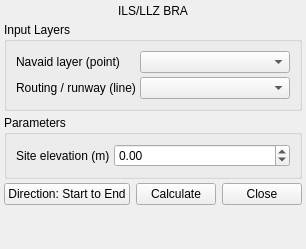
<?xml version="1.0" encoding="UTF-8"?>
<ui version="4.0">
 <class>IlsLlzPanel</class>
 <widget class="QWidget" name="IlsLlzPanel">
  <property name="sizePolicy">
   <sizepolicy hsizetype="Preferred" vsizetype="Minimum">
    <horstretch>0</horstretch>
    <verstretch>0</verstretch>
   </sizepolicy>
  </property>
  <property name="minimumSize">
   <size>
    <width>260</width>
    <height>140</height>
   </size>
  </property>
  <layout class="QVBoxLayout" name="verticalLayout">
   <property name="spacing">
    <number>4</number>
   </property>
   <property name="topMargin">
    <number>4</number>
   </property>
   <property name="bottomMargin">
    <number>4</number>
   </property>
   <property name="leftMargin">
    <number>4</number>
   </property>
   <property name="rightMargin">
    <number>4</number>
   </property>
   <item>
    <widget class="QLabel" name="lblTitle">
     <property name="text">
      <string>ILS/LLZ BRA</string>
     </property>
     <property name="alignment">
      <set>Qt::AlignHCenter</set>
     </property>
    </widget>
   </item>
   <item>
   <widget class="QGroupBox" name="grpInputLayers">
     <property name="title">
      <string>Input Layers</string>
     </property>
     <property name="sizePolicy">
      <sizepolicy hsizetype="Preferred" vsizetype="Fixed">
       <horstretch>0</horstretch>
       <verstretch>0</verstretch>
      </sizepolicy>
     </property>
     <layout class="QFormLayout" name="formInputLayers">
      <property name="horizontalSpacing">
       <number>4</number>
      </property>
      <property name="verticalSpacing">
       <number>4</number>
      </property>
      <item row="0" column="0">
       <widget class="QLabel" name="lblNavaidLayer">
        <property name="text">
         <string>Navaid layer (point)</string>
        </property>
       </widget>
      </item>
      <item row="0" column="1">
       <widget class="QComboBox" name="cboNavaidLayer"/>
      </item>
      <item row="1" column="0">
       <widget class="QLabel" name="lblRoutingLayer">
        <property name="text">
         <string>Routing / runway (line)</string>
        </property>
       </widget>
      </item>
      <item row="1" column="1">
       <widget class="QComboBox" name="cboRoutingLayer"/>
      </item>
     </layout>
    </widget>
   </item>
   <item>
   <widget class="QGroupBox" name="grpParameters">
     <property name="title">
      <string>Parameters</string>
     </property>
     <layout class="QFormLayout" name="formParameters">
      <property name="horizontalSpacing">
       <number>4</number>
      </property>
      <property name="verticalSpacing">
       <number>4</number>
      </property>
      <item row="0" column="0">
       <widget class="QLabel" name="lblSiteElev">
        <property name="text">
         <string>Site elevation (m)</string>
        </property>
       </widget>
      </item>
      <item row="0" column="1">
       <widget class="QDoubleSpinBox" name="spnSiteElev">
        <property name="minimum">
         <double>-1000.000000000000000</double>
        </property>
        <property name="maximum">
         <double>10000.000000000000000</double>
        </property>
        <property name="decimals">
         <number>2</number>
        </property>
        <property name="value">
         <double>0.000000000000000</double>
        </property>
       </widget>
      </item>
     </layout>
    </widget>
   </item>
   <item>
    <layout class="QHBoxLayout" name="layoutButtons">
     <property name="spacing">
      <number>6</number>
     </property>
     <item>
      <widget class="QPushButton" name="btnDirection">
       <property name="sizePolicy">
        <sizepolicy hsizetype="Expanding" vsizetype="Fixed">
         <horstretch>0</horstretch>
         <verstretch>0</verstretch>
        </sizepolicy>
       </property>
       <property name="text">
        <string>Direction: Start to End</string>
       </property>
      </widget>
     </item>
     <item>
      <widget class="QPushButton" name="btnCalculate">
       <property name="sizePolicy">
        <sizepolicy hsizetype="Expanding" vsizetype="Fixed">
         <horstretch>0</horstretch>
         <verstretch>0</verstretch>
        </sizepolicy>
       </property>
       <property name="text">
        <string>Calculate</string>
       </property>
      </widget>
     </item>
     <item>
      <widget class="QPushButton" name="btnClose">
       <property name="sizePolicy">
        <sizepolicy hsizetype="Expanding" vsizetype="Fixed">
         <horstretch>0</horstretch>
         <verstretch>0</verstretch>
        </sizepolicy>
       </property>
       <property name="text">
        <string>Close</string>
       </property>
      </widget>
     </item>
    </layout>
   </item>
     <item>
        <spacer name="verticalSpacer">
         <property name="orientation">
            <enum>Qt::Vertical</enum>
         </property>
         <property name="sizeHint" stdset="0">
            <size>
             <width>20</width>
             <height>40</height>
            </size>
         </property>
        </spacer>
     </item>
  </layout>
 </widget>
 <resources/>
 <connections/>
</ui>
